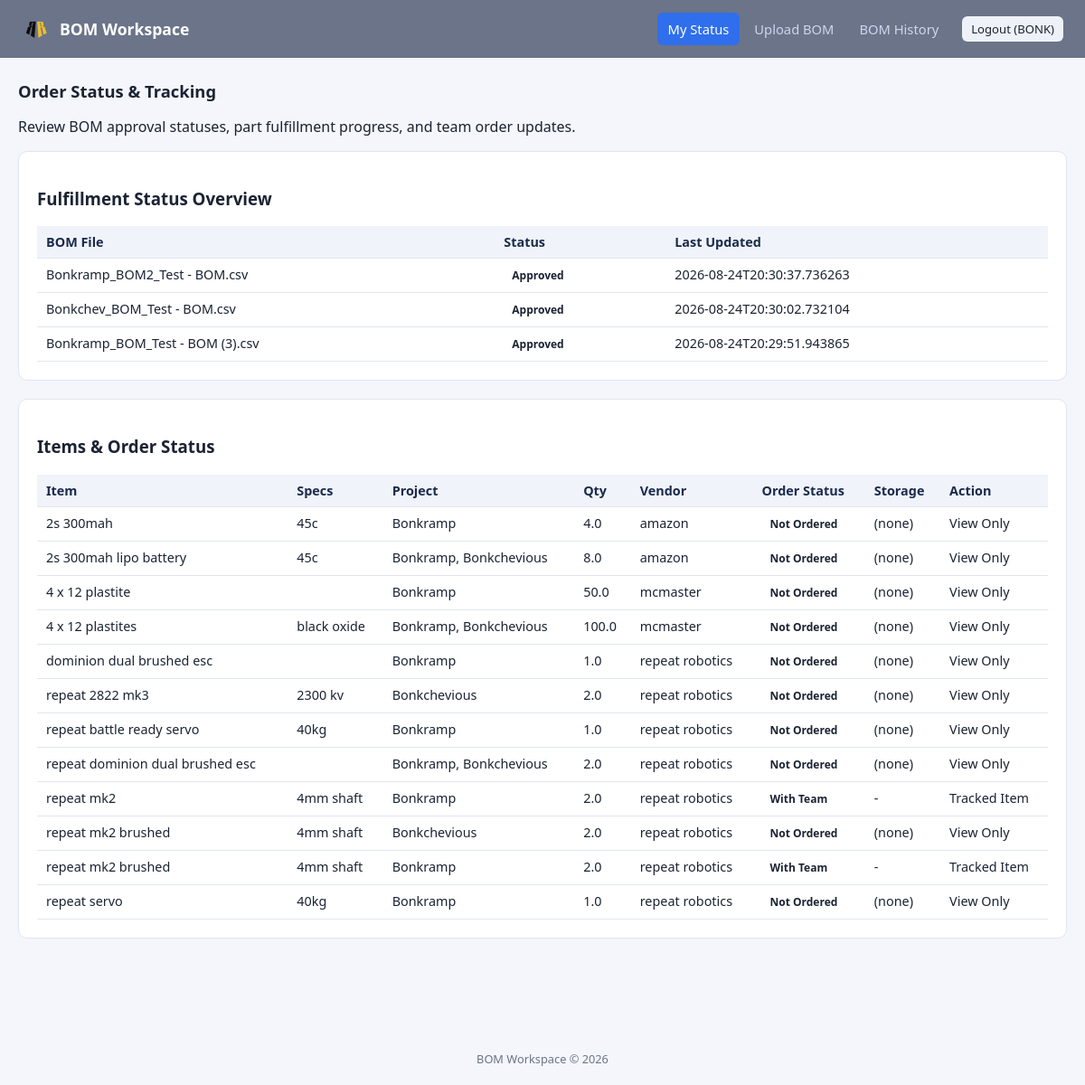
The page /status (signed in) on the database its author committed.
### tables this page shows
CREATE TABLE boms (
            id INTEGER PRIMARY KEY AUTOINCREMENT,
            team TEXT NOT NULL,
            project TEXT NOT NULL,
            notes TEXT,
            bom_type TEXT NOT NULL,
            filename TEXT NOT NULL,
            upload_date TEXT NOT NULL,
            active INTEGER NOT NULL DEFAULT 1,
            status TEXT NOT NULL DEFAULT 'Pending'
        );

CREATE TABLE bom_items (
            id INTEGER PRIMARY KEY AUTOINCREMENT,
            bom_id INTEGER NOT NULL,
            row_index INTEGER,
            category TEXT,
            qty REAL,
            item TEXT,
            specs TEXT,
            link TEXT,
            vendor TEXT,
            other_vendor TEXT,
            resolved_vendor TEXT,
            event_category TEXT,
            other_category TEXT,
            unit_cost REAL,
            total_cost REAL,
            physical TEXT,
            subsystem TEXT,
            units_per_package REAL,
            units_per_bot REAL,
            comments TEXT,
            orderable INTEGER DEFAULT 1,
            match_key TEXT,
            flagged INTEGER DEFAULT 0,
            order_status TEXT DEFAULT 'Not Ordered',
            storage_location TEXT DEFAULT '',
            group_override_id TEXT,
            is_given INTEGER DEFAULT 0,
            needs_return INTEGER DEFAULT 0,
            FOREIGN KEY (bom_id) REFERENCES boms (id)
        );

### app.py (the view)
@app.route("/status")
@login_required
def status_view():
    team_arg = request.args.get("team", "").strip()
    if session.get("is_admin"):
        target_team = team_arg if team_arg else None
    else:
        target_team = session.get("username")
    items = fetch_items(active_only=True, orderable_only=False, team_filter=target_team, approved_only=not session.get("is_admin"))
    options = filter_options(fetch_items(active_only=True, orderable_only=False, approved_only=not session.get("is_admin")))
    def is_ignored_material(it):
        s = " ".join([str(it.get("item") or ""), str(it.get("specs") or ""), str(it.get("category") or ""), str(it.get("resolved_vendor") or "")]).lower()
        return ("filament" in s) or ("urethane" in s) or ("tpu" in s) or ("stock" in s)
    raw_items = [i for i in items if not is_ignored_material(i)]
    orderable_raw = [i for i in raw_items if i.get("orderable")]
    tracked_raw = [i for i in raw_items if not i.get("orderable") or "mk2 brushed" in (i.get("item") or "").lower()]
    combined_orderable_map = {}
    for it in orderable_raw:
        k = (it["team"], (it["item"] or "").strip().lower(), (it["specs"] or "").strip().lower(), (it["resolved_vendor"] or "").strip().lower())
        if k not in combined_orderable_map:
            new_it = dict(it)
            combined_orderable_map[k] = new_it
        else:
            combined_orderable_map[k]["qty"] = (combined_orderable_map[k]["qty"] or 0) + (it["qty"] or 0)
            existing_proj = combined_orderable_map[k].get("project", "")
            curr_proj = it.get("project", "")
            if curr_proj and curr_proj not in existing_proj:
                combined_orderable_map[k]["project"] = f"{existing_proj}, {curr_proj}"
    processed_orderable = list(combined_orderable_map.values())
    processed_tracked = [i for i in tracked_raw if not i.get("orderable")]
    items = processed_orderable + processed_tracked
    items = apply_filters(items, request.args)
    items.sort(key=lambda i: (i["resolved_vendor"] or "Unspecified", i["item"].lower()))
    counts = defaultdict(float)
    for i in items:
        counts[i["order_status"] or "Not Ordered"] += (i["qty"] or 0)
    conn = db.get_conn()
    if session.get("is_admin"):
        boms = conn.execute("SELECT team as username, filename, status, upload_date as updated_at FROM boms WHERE active = 1 ORDER BY upload_date DESC").fetchall()
    else:
        boms = conn.execute("SELECT team as username, filename, status, upload_date as updated_at FROM boms WHERE active = 1 AND team = ? ORDER BY upload_date DESC", (target_team,)).fetchall()
    statuses = [dict(b) for b in boms]
    conn.close()
    by_vendor = defaultdict(list)
    for it in items:
        by_vendor[it["resolved_vendor"] or "Unspecified"].append(it)
    return render_template("status.html", items=items, by_vendor=by_vendor, options=options,
                           args=request.args, counts=counts, statuses=statuses)

### app.py (called while the page is built)
def login_required(f):
    @wraps(f)
    def decorated_function(*args, **kwargs):
        if "user_id" not in session:
            flash("Please log in to continue.", "error")
            return redirect(url_for("login"))
        return f(*args, **kwargs)
    return decorated_function

def filter_options(items):
    return {
        "teams": sorted({it["team"] for it in items}),
        "projects": sorted({it["project"] for it in items}),
        "categories": sorted({it["category"] for it in items if it["category"]}),
        "vendors": sorted({it["resolved_vendor"] or "Unspecified" for it in items}),
    }

### db.py (called while the page is built)
def get_conn():
    conn = sqlite3.connect(DB_NAME)
    conn.row_factory = sqlite3.Row
    return conn

### templates/status.html (shortened to what this page needs)
{% extends "base.html" %}
{% block content %}
<div class="page-header">
    <h2>Order Status & Tracking</h2>
    <p>Review BOM approval statuses, part fulfillment progress, and team order updates.</p>
</div>
<section class="card">
    <h3>Fulfillment Status Overview</h3>
    <div class="table-scroll">
        <table>
            <thead>
                <tr>
                    <th>BOM File</th>
                    <th>Status</th>
                    <th>Last Updated</th>
                </tr>
            </thead>
            <tbody>
                {% for st in statuses %}
                <tr>
                    <td>{{ st.filename }}</td>
                    <td><span class="badge badge-{{ st.status | lower }}">{{ st.status }}</span></td>
                    <td>{{ st.updated_at }}</td>
                </tr>
                {% else %}
                <tr>
                    <td colspan="{% if session.get('is_admin') %}4{% else %}3{% endif %}" class="text-center text-muted">No submissions found.</td>
                </tr>
                {% endfor %}
            </tbody>
        </table>
    </div>
</section>
<section class="card">
    <h3>Items & Order Status</h3>
    <div class="table-scroll">
        <table>
            <thead>
                <tr>
                    <th>Item</th>
                    <th>Specs</th>
                    <th>Project</th>
                    <th>Qty</th>
                    <th>Vendor</th>
                    <th>Order Status</th>
                    <th>Storage</th>
                    <th>Action</th>
                </tr>
            </thead>
            <tbody>
                {% for item in items %}
                <tr>
                    <td>{{ item.item }}</td>
                    <td>{{ item.specs }}</td>
                    <td>{{ item.project }}</td>
                    <td>{{ item.qty }}</td>
                    <td>{{ item.resolved_vendor or 'Unspecified' }}</td>
                    {% if not item.orderable %}
                        <td><span class="badge secondary">With Team</span></td>
                        <td><span>-</span></td>
                        <td><span class="text-muted">Tracked Item</span></td>
                    {% else %}
                        <td>
                            <span class="badge">{{ item.order_status or 'Not Ordered' }}</span>
                        </td>
                        <td>
                            <span>{{ item.storage_location or '(none)' }}</span>
                        </td>
                        <td>
                            <span class="text-muted">View Only</span>
                        </td>
                    {% endif %}
                </tr>
                {% else %}
                <tr>
                    <td colspan="{% if session.get('is_admin') %}9{% else %}8{% endif %}" class="text-center text-muted">No items found matching your filter criteria.</td>
                </tr>
                {% endfor %}
            </tbody>
        </table>
    </div>
</section>
{% endblock %}

### static/style.css (style rules this page uses)
:root { --navy: #1b2b4b; --accent: #2f6fed; --accent-dark: #1d4fc4; --green: #1a8754; --red: #c0392b; --amber: #b8860b; --bg: #f4f6fb; --card: #ffffff; --border: #e1e5ee; --text: #1b2333; --muted: #6b7488; }
* { box-sizing: border-box; }
body { margin: 0; font-family: "Segoe UI", -apple-system, BlinkMacSystemFont, Roboto, Helvetica, Arial, sans-serif; background: var(--bg); color: var(--text); }
h2 { font-size: 1.15rem; margin: 24px 0 8px; }
.card { background: var(--card); border: 1px solid var(--border); border-radius: 10px; padding: 20px; margin-bottom: 20px; }
table { width: 100%; border-collapse: collapse; font-size: 0.9rem; }
th, td { text-align: left; padding: 8px 10px; border-bottom: 1px solid var(--border); vertical-align: top; }
th { background: #f0f3fa; font-weight: 600; color: var(--navy); position: sticky; top: 0; }
.table-scroll { overflow-x: auto; }
.badge { display: inline-block; padding: 2px 9px; border-radius: 20px; font-size: 0.75rem; font-weight: 600; }

### rows shown on the page
boms: filename "Bonkramp_BOM2_Test - BOM.csv", status "Approved", updated_at "2026-08-24T20:30:37.736263"
boms: filename "Bonkchev_BOM_Test - BOM.csv", status "Approved", updated_at "2026-08-24T20:30:02.732104"
boms: filename "Bonkramp_BOM_Test - BOM (3).csv", status "Approved", updated_at "2026-08-24T20:29:51.943865"
bom_items: item "2s 300mah", specs "45c", project "Bonkramp", qty "4.0", resolved_vendor "amazon", order_status "Not Ordered", storage_location "(none)"
bom_items: item "2s 300mah lipo battery", specs "45c", project "Bonkramp, Bonkchevious", qty "8.0", resolved_vendor "amazon", order_status "Not Ordered", storage_location "(none)"
bom_items: item "4 x 12 plastite", project "Bonkramp", qty "50.0", resolved_vendor "mcmaster", order_status "Not Ordered", storage_location "(none)"
bom_items: item "4 x 12 plastites", specs "black oxide", project "Bonkramp, Bonkchevious", qty "100.0", resolved_vendor "mcmaster", order_status "Not Ordered", storage_location "(none)"
bom_items: item "dominion dual brushed esc", project "Bonkramp", qty "1.0", resolved_vendor "repeat robotics", order_status "Not Ordered", storage_location "(none)"
bom_items: item "repeat 2822 mk3", specs "2300 kv", project "Bonkchevious", qty "2.0", resolved_vendor "repeat robotics", order_status "Not Ordered", storage_location "(none)"
bom_items: item "repeat battle ready servo", specs "40kg", project "Bonkramp", qty "1.0", resolved_vendor "repeat robotics", order_status "Not Ordered", storage_location "(none)"
bom_items: item "repeat dominion dual brushed esc", project "Bonkramp, Bonkchevious", qty "2.0", resolved_vendor "repeat robotics", order_status "Not Ordered", storage_location "(none)"
bom_items: item "repeat mk2", specs "4mm shaft", project "Bonkramp", qty "2.0", resolved_vendor "repeat robotics", orderable "With Team"
bom_items: item "repeat mk2 brushed", specs "4mm shaft", project "Bonkchevious", qty "2.0", resolved_vendor "repeat robotics", order_status "Not Ordered", storage_location "(none)"
bom_items: item "repeat mk2 brushed", specs "4mm shaft", project "Bonkramp", qty "2.0", resolved_vendor "repeat robotics", orderable "With Team"
bom_items: item "repeat servo", specs "40kg", project "Bonkramp", qty "1.0", resolved_vendor "repeat robotics", order_status "Not Ordered", storage_location "(none)"

### other values the page prints
{{ session.get('username') }} "BONK"
